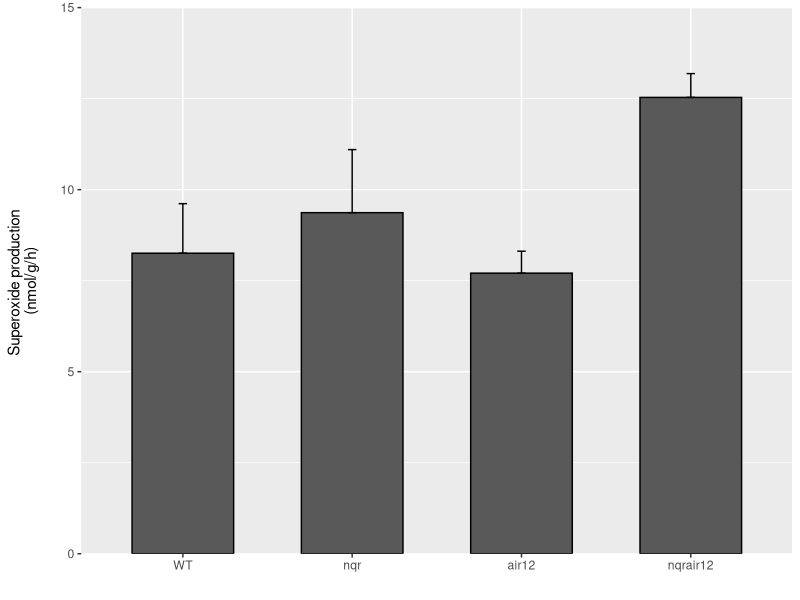
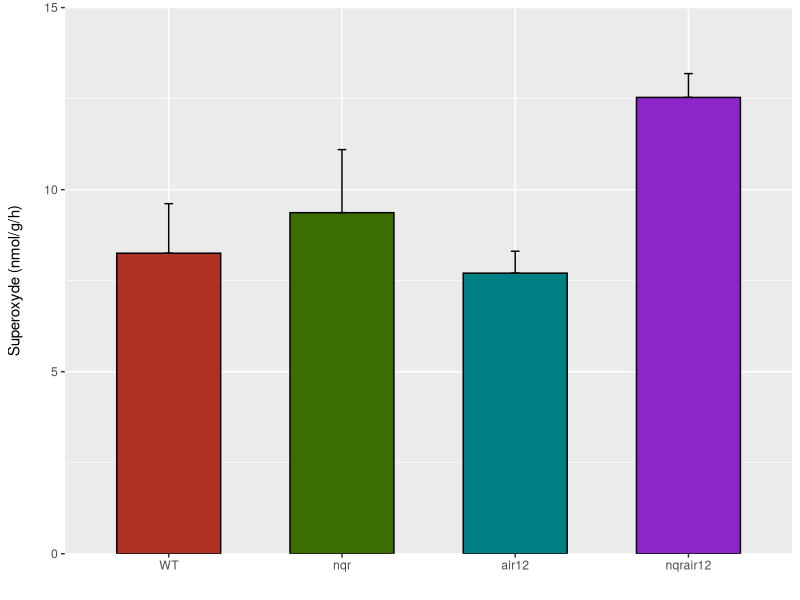

Generate these figures, in order, with R: (Note: this script raises an error after producing the figures.)
graphics.off()
remove(list = ls())

library(ggplot2)
library(cowplot)

df <- data.frame(read.csv("XTT48Himbibition3JstratLer220316.csv",
                          sep = ',', dec = ',', header = TRUE))

#############
###CALCULS###
#############

mean.blank <- mean(df$DO470[df$genotype == "blank"])

df.cor <- data.frame(df[c(-(25:27), -1, -9),])
superoxprod <- (((df.cor$DO470) - mean.blank)/df.cor$masse)*500* 10^-6/24200*10^9

df2 <- cbind(df.cor[,0:3], superoxprod)

mean <- aggregate(df2$superoxprod, list(df2$genotype), mean)

StandErr <- function(x){
  return(sd(x) / sqrt(length(x)))
}
se <- aggregate(df2$superoxprod, list(df2$genotype), StandErr)

result <- cbind(mean, se[,2])
colnames(result) <- c("genotype", "moyenne", "se")
result$genotype <- factor(result$genotype, 
                          levels = c("WT", "nqr", "air12", "nqrair12"))

#############
###BARPLOT###
#############

g <- ggplot(data = result, aes(genotype, moyenne)) + 
  geom_bar(stat = "identity", 
           color = "black",
           width = 0.6) +
  xlab("") +
  scale_y_continuous(name = "Superoxide production \n(nmol/g/h)\n", 
                     limits = c(0, 15),
                     expand = c(0,0)) +
  geom_errorbar(ymin = result$moyenne, 
                ymax = result$moyenne+result$se, 
                width = 0.05)
g
save_plot('superoxideProdLer.png', g, base_aspect_ratio = 1.3)

g <- ggplot(data = result, aes(genotype, moyenne, 
                               group = genotype, 
                               fill = genotype)) + 
  geom_bar(stat = "identity", 
           color = "black",
           width = 0.6) +
  theme(legend.position = "none") +
  scale_fill_hue(l = 40, c = 100) +
  xlab("") +
  scale_y_continuous(name = "Superoxyde (nmol/g/h)\n", 
                     limits = c(0, 15),
                     expand = c(0,0)) +
  geom_errorbar(ymin = result$moyenne, 
                ymax = result$moyenne+result$se, 
                width = 0.05)
g
save_plot('superoxyde_Ler.png', g, base_aspect_ratio = 1.3)

###########
###STATS###
###########

shapiroTest <- aggregate(df2$superoxprod, list(df2$genotype), function(x) shapiro.test(x)$p.value)

# H0 :  variances/moyennes égales
# H1 :  variances/moyennes différentes
# si p-value > 0.05, on accepte H0 : homogénéité des variances, moyennes égales
# si 0 < p-value < 0.05 rejet de H0, on accepte H1 : différences variances/ moyennes

df3 <- data.frame(reference=character(0),
                     genotype=character(0),
                     bartlett=numeric(0),
                     bartlett.pass=logical(0),
                     student=numeric(0),
                     student.pass=logical(0))

for (params in list(c("WT", "nqr"),
                    c("WT", "air12"),
                    c("WT", "nqrair12"))) {
  
  reference <- params[1]
  genotype <- params[2]
  
  bartlettResult <- bartlett.test(list(df2$superoxprod[df2$genotype == reference],
                                       df2$superoxprod[df2$genotype == genotype]))
  #égalité des variances
  
  student <- t.test(df2$superoxprod[df2$genotype == reference],
                              df2$superoxprod[df2$genotype == genotype], var.equal = TRUE)
  
  df3 <- rbind(df3, data.frame(reference=reference,
                                     genotype=genotype,
                                     bartlett=bartlettResult$p.value,
                                     bartlett.pass=(bartlettResult$p.value > 0.05),
                               student=student$p.value,
                               student.pass=(student$p.value > 0.05)))
}

stats <- lm(df2$superoxprod ~ df2$genotype + df2$repbio)
summary(stats)
anova(stats)

a1 <- aov(df2$superoxprod ~ df2$genotype + df2$repbio)
posthoc <- TukeyHSD(x=a1, 'df2$genotype', conf.level=0.95)

out <- HSD.test(stats, 'df2$genotype')
